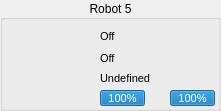
   <widget class="QGroupBox" name="groupBox_6">
    <property name="geometry">
     <rect>
      <x>920</x>
      <y>679</y>
      <width>221</width>
      <height>111</height>
     </rect>
    </property>
    <property name="title">
     <string>Robot 5</string>
    </property>
    <property name="alignment">
     <set>Qt::AlignCenter</set>
    </property>
    <widget class="QLabel" name="sprite_6">
     <property name="geometry">
      <rect>
       <x>8</x>
       <y>29</y>
       <width>64</width>
       <height>64</height>
      </rect>
     </property>
     <property name="text">
      <string/>
     </property>
     <property name="pixmap">
      <pixmap resource="../../rsc.qrc">:/textures/textures/robots/blue/b5.png</pixmap>
     </property>
     <property name="scaledContents">
      <bool>true</bool>
     </property>
    </widget>
    <widget class="QProgressBar" name="battery_6">
     <property name="geometry">
      <rect>
       <x>100</x>
       <y>90</y>
       <width>45</width>
       <height>16</height>
      </rect>
     </property>
     <property name="font">
      <font>
       <pointsize>8</pointsize>
      </font>
     </property>
     <property name="value">
      <number>100</number>
     </property>
    </widget>
    <widget class="QLabel" name="status_6">
     <property name="geometry">
      <rect>
       <x>100</x>
       <y>28</y>
       <width>17</width>
       <height>17</height>
      </rect>
     </property>
     <property name="font">
      <font>
       <pointsize>8</pointsize>
      </font>
     </property>
     <property name="text">
      <string>Off</string>
     </property>
    </widget>
    <widget class="QLabel" name="dribble_6">
     <property name="geometry">
      <rect>
       <x>100</x>
       <y>50</y>
       <width>17</width>
       <height>17</height>
      </rect>
     </property>
     <property name="font">
      <font>
       <pointsize>8</pointsize>
      </font>
     </property>
     <property name="text">
      <string>Off</string>
     </property>
    </widget>
    <widget class="QLabel" name="role_6">
     <property name="geometry">
      <rect>
       <x>100</x>
       <y>70</y>
       <width>111</width>
       <height>17</height>
      </rect>
     </property>
     <property name="font">
      <font>
       <pointsize>8</pointsize>
      </font>
     </property>
     <property name="text">
      <string>Undefined</string>
     </property>
    </widget>
    <widget class="QProgressBar" name="chute_6">
     <property name="geometry">
      <rect>
       <x>170</x>
       <y>90</y>
       <width>45</width>
       <height>16</height>
      </rect>
     </property>
     <property name="font">
      <font>
       <pointsize>8</pointsize>
      </font>
     </property>
     <property name="autoFillBackground">
      <bool>false</bool>
     </property>
     <property name="value">
      <number>100</number>
     </property>
    </widget>
    <widget class="QLabel" name="label_32">
     <property name="geometry">
      <rect>
       <x>80</x>
       <y>50</y>
       <width>16</width>
       <height>16</height>
      </rect>
     </property>
     <property name="text">
      <string/>
     </property>
     <property name="pixmap">
      <pixmap resource="../../rsc.qrc">:/textures/textures/ui/dribble.png</pixmap>
     </property>
     <property name="scaledContents">
      <bool>true</bool>
     </property>
    </widget>
    <widget class="QLabel" name="imgrole_6">
     <property name="geometry">
      <rect>
       <x>80</x>
       <y>70</y>
       <width>16</width>
       <height>16</height>
      </rect>
     </property>
     <property name="text">
      <string/>
     </property>
     <property name="pixmap">
      <pixmap resource="../../rsc.qrc">:/textures/textures/ui/none.png</pixmap>
     </property>
     <property name="scaledContents">
      <bool>true</bool>
     </property>
    </widget>
    <widget class="QLabel" name="label_15">
     <property name="geometry">
      <rect>
       <x>150</x>
       <y>90</y>
       <width>16</width>
       <height>16</height>
      </rect>
     </property>
     <property name="text">
      <string/>
     </property>
     <property name="pixmap">
      <pixmap resource="../../rsc.qrc">:/textures/textures/ui/chute.png</pixmap>
     </property>
     <property name="scaledContents">
      <bool>true</bool>
     </property>
    </widget>
    <widget class="QLabel" name="label_26">
     <property name="geometry">
      <rect>
       <x>80</x>
       <y>30</y>
       <width>16</width>
       <height>14</height>
      </rect>
     </property>
     <property name="text">
      <string/>
     </property>
     <property name="pixmap">
      <pixmap resource="../../rsc.qrc">:/textures/textures/ui/connect.png</pixmap>
     </property>
     <property name="scaledContents">
      <bool>true</bool>
     </property>
    </widget>
    <widget class="QLabel" name="label_6">
     <property name="geometry">
      <rect>
       <x>80</x>
       <y>90</y>
       <width>16</width>
       <height>16</height>
      </rect>
     </property>
     <property name="text">
      <string/>
     </property>
     <property name="pixmap">
      <pixmap resource="../../rsc.qrc">:/textures/textures/ui/battery.png</pixmap>
     </property>
     <property name="scaledContents">
      <bool>true</bool>
     </property>
    </widget>
   </widget>
